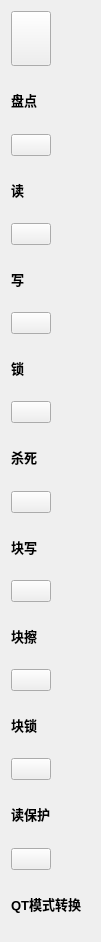
      <widget class="QWidget" name="page_24">
       <property name="geometry">
        <rect>
         <x>0</x>
         <y>0</y>
         <width>101</width>
         <height>942</height>
        </rect>
       </property>
       <attribute name="label">
        <string>EPC协议</string>
       </attribute>
       <layout class="QVBoxLayout" name="verticalLayout_18">
        <item>
         <widget class="QPushButton" name="inventEpcIcon">
          <property name="sizePolicy">
           <sizepolicy hsizetype="Maximum" vsizetype="Minimum">
            <horstretch>0</horstretch>
            <verstretch>0</verstretch>
           </sizepolicy>
          </property>
          <property name="text">
           <string/>
          </property>
          <property name="icon">
           <iconset>
            <normaloff>C:/Users/user/.designer/backup/icons/inventory.ico</normaloff>C:/Users/user/.designer/backup/icons/inventory.ico</iconset>
          </property>
          <property name="iconSize">
           <size>
            <width>60</width>
            <height>60</height>
           </size>
          </property>
         </widget>
        </item>
        <item>
         <widget class="QLabel" name="label_166">
          <property name="font">
           <font>
            <pointsize>10</pointsize>
            <weight>75</weight>
            <bold>true</bold>
           </font>
          </property>
          <property name="text">
           <string>盘点</string>
          </property>
          <property name="alignment">
           <set>Qt::AlignJustify|Qt::AlignVCenter</set>
          </property>
         </widget>
        </item>
        <item>
         <widget class="QPushButton" name="readEpcIcon">
          <property name="sizePolicy">
           <sizepolicy hsizetype="Maximum" vsizetype="Maximum">
            <horstretch>0</horstretch>
            <verstretch>0</verstretch>
           </sizepolicy>
          </property>
          <property name="text">
           <string/>
          </property>
          <property name="icon">
           <iconset>
            <normaloff>C:/Users/user/.designer/backup/icons/read.ico</normaloff>C:/Users/user/.designer/backup/icons/read.ico</iconset>
          </property>
          <property name="iconSize">
           <size>
            <width>60</width>
            <height>60</height>
           </size>
          </property>
         </widget>
        </item>
        <item>
         <widget class="QLabel" name="label_167">
          <property name="font">
           <font>
            <pointsize>10</pointsize>
            <weight>75</weight>
            <bold>true</bold>
           </font>
          </property>
          <property name="text">
           <string>读</string>
          </property>
          <property name="alignment">
           <set>Qt::AlignJustify|Qt::AlignVCenter</set>
          </property>
         </widget>
        </item>
        <item>
         <widget class="QPushButton" name="writeEpcIcon">
          <property name="sizePolicy">
           <sizepolicy hsizetype="Maximum" vsizetype="Maximum">
            <horstretch>0</horstretch>
            <verstretch>0</verstretch>
           </sizepolicy>
          </property>
          <property name="text">
           <string/>
          </property>
          <property name="icon">
           <iconset>
            <normaloff>C:/Users/user/.designer/backup/icons/write.ico</normaloff>C:/Users/user/.designer/backup/icons/write.ico</iconset>
          </property>
          <property name="iconSize">
           <size>
            <width>60</width>
            <height>60</height>
           </size>
          </property>
         </widget>
        </item>
        <item>
         <widget class="QLabel" name="label_163">
          <property name="font">
           <font>
            <pointsize>10</pointsize>
            <weight>75</weight>
            <bold>true</bold>
           </font>
          </property>
          <property name="text">
           <string>写</string>
          </property>
         </widget>
        </item>
        <item>
         <widget class="QPushButton" name="lockEpcIcon">
          <property name="sizePolicy">
           <sizepolicy hsizetype="Maximum" vsizetype="Maximum">
            <horstretch>0</horstretch>
            <verstretch>0</verstretch>
           </sizepolicy>
          </property>
          <property name="text">
           <string/>
          </property>
          <property name="icon">
           <iconset>
            <normaloff>C:/Users/user/.designer/backup/icons/lock.ico</normaloff>C:/Users/user/.designer/backup/icons/lock.ico</iconset>
          </property>
          <property name="iconSize">
           <size>
            <width>60</width>
            <height>60</height>
           </size>
          </property>
         </widget>
        </item>
        <item>
         <widget class="QLabel" name="label_168">
          <property name="font">
           <font>
            <pointsize>10</pointsize>
            <weight>75</weight>
            <bold>true</bold>
           </font>
          </property>
          <property name="text">
           <string>锁</string>
          </property>
         </widget>
        </item>
        <item>
         <widget class="QPushButton" name="killEpcIcon">
          <property name="sizePolicy">
           <sizepolicy hsizetype="Maximum" vsizetype="Maximum">
            <horstretch>0</horstretch>
            <verstretch>0</verstretch>
           </sizepolicy>
          </property>
          <property name="text">
           <string/>
          </property>
          <property name="icon">
           <iconset>
            <normaloff>C:/Users/user/.designer/backup/icons/kill.ico</normaloff>C:/Users/user/.designer/backup/icons/kill.ico</iconset>
          </property>
          <property name="iconSize">
           <size>
            <width>60</width>
            <height>60</height>
           </size>
          </property>
         </widget>
        </item>
        <item>
         <widget class="QLabel" name="label_207">
          <property name="font">
           <font>
            <pointsize>10</pointsize>
            <weight>75</weight>
            <bold>true</bold>
           </font>
          </property>
          <property name="text">
           <string>杀死</string>
          </property>
         </widget>
        </item>
        <item>
         <widget class="QPushButton" name="blockWriteEpcIcon">
          <property name="sizePolicy">
           <sizepolicy hsizetype="Maximum" vsizetype="Maximum">
            <horstretch>0</horstretch>
            <verstretch>0</verstretch>
           </sizepolicy>
          </property>
          <property name="text">
           <string/>
          </property>
          <property name="icon">
           <iconset>
            <normaloff>C:/Users/user/.designer/backup/icons/write.ico</normaloff>C:/Users/user/.designer/backup/icons/write.ico</iconset>
          </property>
          <property name="iconSize">
           <size>
            <width>60</width>
            <height>60</height>
           </size>
          </property>
         </widget>
        </item>
        <item>
         <widget class="QLabel" name="label_169">
          <property name="font">
           <font>
            <pointsize>10</pointsize>
            <weight>75</weight>
            <bold>true</bold>
           </font>
          </property>
          <property name="text">
           <string>块写</string>
          </property>
         </widget>
        </item>
        <item>
         <widget class="QPushButton" name="blockEraseEpcIcon">
          <property name="sizePolicy">
           <sizepolicy hsizetype="Maximum" vsizetype="Maximum">
            <horstretch>0</horstretch>
            <verstretch>0</verstretch>
           </sizepolicy>
          </property>
          <property name="text">
           <string/>
          </property>
          <property name="icon">
           <iconset>
            <normaloff>C:/Users/user/.designer/backup/icons/erase.ico</normaloff>C:/Users/user/.designer/backup/icons/erase.ico</iconset>
          </property>
          <property name="iconSize">
           <size>
            <width>60</width>
            <height>60</height>
           </size>
          </property>
         </widget>
        </item>
        <item>
         <widget class="QLabel" name="label_208">
          <property name="font">
           <font>
            <pointsize>10</pointsize>
            <weight>75</weight>
            <bold>true</bold>
           </font>
          </property>
          <property name="text">
           <string>块擦</string>
          </property>
         </widget>
        </item>
        <item>
         <widget class="QPushButton" name="blockLockEpcIcon">
          <property name="sizePolicy">
           <sizepolicy hsizetype="Maximum" vsizetype="Maximum">
            <horstretch>0</horstretch>
            <verstretch>0</verstretch>
           </sizepolicy>
          </property>
          <property name="text">
           <string/>
          </property>
          <property name="icon">
           <iconset>
            <normaloff>C:/Users/user/.designer/backup/icons/lock.ico</normaloff>C:/Users/user/.designer/backup/icons/lock.ico</iconset>
          </property>
          <property name="iconSize">
           <size>
            <width>60</width>
            <height>60</height>
           </size>
          </property>
         </widget>
        </item>
        <item>
         <widget class="QLabel" name="label_221">
          <property name="font">
           <font>
            <pointsize>10</pointsize>
            <weight>75</weight>
            <bold>true</bold>
           </font>
          </property>
          <property name="text">
           <string>块锁</string>
          </property>
         </widget>
        </item>
        <item>
         <widget class="QPushButton" name="blockReadLockEpcIcon">
          <property name="sizePolicy">
           <sizepolicy hsizetype="Maximum" vsizetype="Maximum">
            <horstretch>0</horstretch>
            <verstretch>0</verstretch>
           </sizepolicy>
          </property>
          <property name="text">
           <string/>
          </property>
          <property name="icon">
           <iconset>
            <normaloff>C:/Users/user/.designer/backup/icons/lock.ico</normaloff>C:/Users/user/.designer/backup/icons/lock.ico</iconset>
          </property>
          <property name="iconSize">
           <size>
            <width>60</width>
            <height>60</height>
           </size>
          </property>
         </widget>
        </item>
        <item>
         <widget class="QLabel" name="label_209">
          <property name="font">
           <font>
            <pointsize>10</pointsize>
            <weight>75</weight>
            <bold>true</bold>
           </font>
          </property>
          <property name="text">
           <string>读保护</string>
          </property>
         </widget>
        </item>
        <item>
         <widget class="QPushButton" name="ImpinjQtEpcIcon">
          <property name="sizePolicy">
           <sizepolicy hsizetype="Maximum" vsizetype="Maximum">
            <horstretch>0</horstretch>
            <verstretch>0</verstretch>
           </sizepolicy>
          </property>
          <property name="text">
           <string/>
          </property>
          <property name="icon">
           <iconset>
            <normaloff>icons/config.ico</normaloff>icons/config.ico</iconset>
          </property>
          <property name="iconSize">
           <size>
            <width>60</width>
            <height>60</height>
           </size>
          </property>
         </widget>
        </item>
        <item>
         <widget class="QLabel" name="label_222">
          <property name="font">
           <font>
            <pointsize>10</pointsize>
            <weight>75</weight>
            <bold>true</bold>
           </font>
          </property>
          <property name="text">
           <string>QT模式转换</string>
          </property>
         </widget>
        </item>
       </layout>
      </widget>
